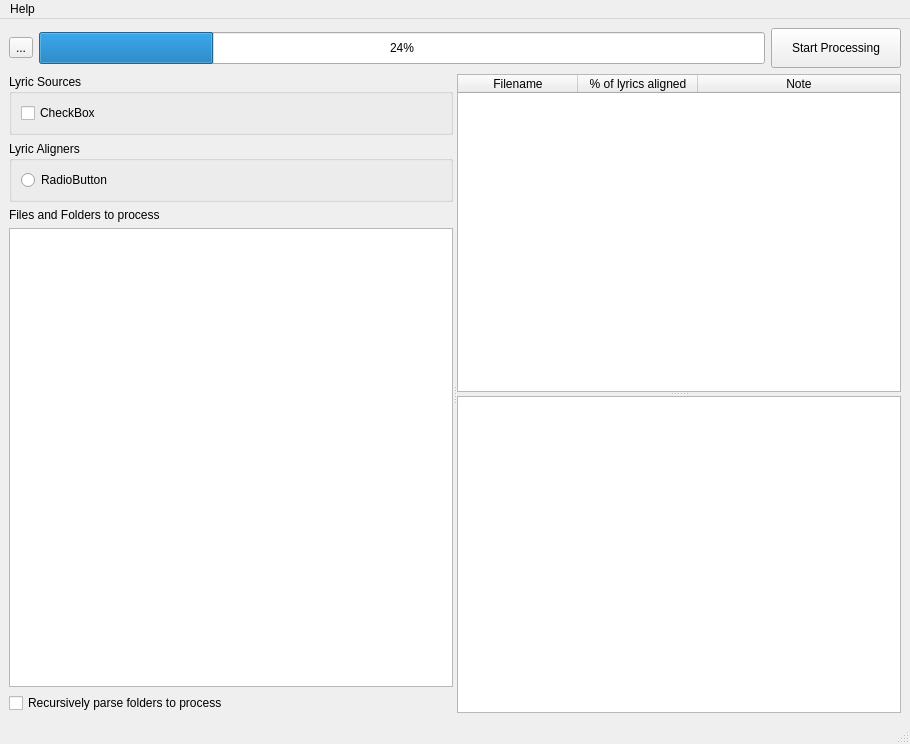
<?xml version="1.0" encoding="UTF-8"?>
<ui version="4.0">
 <class>MainWindow</class>
 <widget class="QMainWindow" name="MainWindow">
  <property name="geometry">
   <rect>
    <x>0</x>
    <y>0</y>
    <width>910</width>
    <height>744</height>
   </rect>
  </property>
  <property name="windowTitle">
   <string>MainWindow</string>
  </property>
  <property name="windowIcon">
   <iconset resource="lyric_manager.qrc">
    <normaloff>:/icons/lyric_manager.ico</normaloff>:/icons/lyric_manager.ico</iconset>
  </property>
  <property name="tabShape">
   <enum>QTabWidget::Rounded</enum>
  </property>
  <widget class="QWidget" name="centralwidget">
   <layout class="QVBoxLayout" name="verticalLayout_2">
    <item>
     <layout class="QHBoxLayout" name="horizontalLayout">
      <item>
       <widget class="QToolButton" name="toolButton_settings">
        <property name="text">
         <string>...</string>
        </property>
        <property name="icon">
         <iconset resource="lyric_manager.qrc">
          <normaloff>:/icons/gear-solid.svg</normaloff>:/icons/gear-solid.svg</iconset>
        </property>
        <property name="iconSize">
         <size>
          <width>32</width>
          <height>32</height>
         </size>
        </property>
       </widget>
      </item>
      <item>
       <widget class="QProgressBar" name="progressBar_overall">
        <property name="sizePolicy">
         <sizepolicy hsizetype="Expanding" vsizetype="Fixed">
          <horstretch>0</horstretch>
          <verstretch>0</verstretch>
         </sizepolicy>
        </property>
        <property name="minimumSize">
         <size>
          <width>0</width>
          <height>32</height>
         </size>
        </property>
        <property name="value">
         <number>24</number>
        </property>
        <property name="alignment">
         <set>Qt::AlignCenter</set>
        </property>
       </widget>
      </item>
      <item>
       <widget class="QPushButton" name="pushButton_start_processing">
        <property name="minimumSize">
         <size>
          <width>130</width>
          <height>40</height>
         </size>
        </property>
        <property name="text">
         <string>Start Processing</string>
        </property>
        <property name="icon">
         <iconset resource="lyric_manager.qrc">
          <normaloff>:/icons/play-solid.svg</normaloff>:/icons/play-solid.svg</iconset>
        </property>
       </widget>
      </item>
     </layout>
    </item>
    <item>
     <widget class="QSplitter" name="splitter_horizontal">
      <property name="orientation">
       <enum>Qt::Horizontal</enum>
      </property>
      <widget class="QWidget" name="verticalLayoutWidget">
       <layout class="QVBoxLayout" name="verticalLayout">
        <item>
         <widget class="QGroupBox" name="groupBox">
          <property name="title">
           <string>Lyric Sources</string>
          </property>
          <layout class="QVBoxLayout" name="verticalLayout_3">
           <item>
            <widget class="QCheckBox" name="checkBox_lyric_fetcher_placeholder">
             <property name="text">
              <string>CheckBox</string>
             </property>
            </widget>
           </item>
          </layout>
         </widget>
        </item>
        <item>
         <widget class="QGroupBox" name="groupBox_2">
          <property name="title">
           <string>Lyric Aligners</string>
          </property>
          <layout class="QVBoxLayout" name="verticalLayout_4">
           <item>
            <widget class="QRadioButton" name="radioButton_lyric_aligner_placeholder">
             <property name="text">
              <string>RadioButton</string>
             </property>
            </widget>
           </item>
          </layout>
         </widget>
        </item>
        <item>
         <widget class="QLabel" name="label_3">
          <property name="text">
           <string>Files and Folders to process</string>
          </property>
         </widget>
        </item>
        <item>
         <widget class="QListWidget" name="listWidget_localDataSources"/>
        </item>
        <item>
         <widget class="QCheckBox" name="checkBox_recursively_parse_folders_to_process">
          <property name="text">
           <string>Recursively parse folders to process</string>
          </property>
          <property name="checked">
           <bool>false</bool>
          </property>
         </widget>
        </item>
       </layout>
      </widget>
      <widget class="QSplitter" name="splitter_vertical">
       <property name="orientation">
        <enum>Qt::Vertical</enum>
       </property>
       <widget class="QTableWidget" name="tableWidget_songs_processed">
        <attribute name="horizontalHeaderCascadingSectionResizes">
         <bool>false</bool>
        </attribute>
        <attribute name="horizontalHeaderDefaultSectionSize">
         <number>120</number>
        </attribute>
        <attribute name="horizontalHeaderStretchLastSection">
         <bool>true</bool>
        </attribute>
        <column>
         <property name="text">
          <string>Filename</string>
         </property>
        </column>
        <column>
         <property name="text">
          <string>% of lyrics aligned</string>
         </property>
        </column>
        <column>
         <property name="text">
          <string>Note</string>
         </property>
        </column>
       </widget>
       <widget class="QPlainTextEdit" name="plainTextEdit_log">
        <property name="readOnly">
         <bool>true</bool>
        </property>
       </widget>
      </widget>
     </widget>
    </item>
   </layout>
  </widget>
  <widget class="QMenuBar" name="menubar">
   <property name="geometry">
    <rect>
     <x>0</x>
     <y>0</y>
     <width>910</width>
     <height>22</height>
    </rect>
   </property>
   <widget class="QMenu" name="menuAbout">
    <property name="title">
     <string>Help</string>
    </property>
    <addaction name="actionAbout_Qt"/>
    <addaction name="actionAbout_LyricManager"/>
   </widget>
   <addaction name="menuAbout"/>
  </widget>
  <widget class="QStatusBar" name="statusbar"/>
  <action name="actionAbout_LyricManager">
   <property name="text">
    <string>About LyricManager</string>
   </property>
  </action>
  <action name="actionAbout_Qt">
   <property name="text">
    <string>About Qt</string>
   </property>
  </action>
 </widget>
 <resources>
  <include location="lyric_manager.qrc"/>
 </resources>
 <connections/>
</ui>
